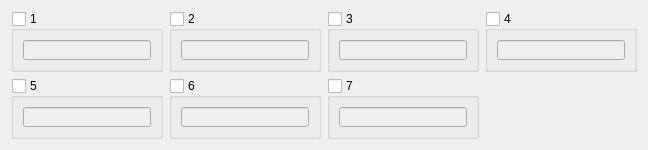
<?xml version="1.0" encoding="UTF-8"?>
<ui version="4.0">
 <class>UIObj</class>
 <widget class="QWidget" name="UIObj">
  <property name="geometry">
   <rect>
    <x>0</x>
    <y>0</y>
    <width>648</width>
    <height>130</height>
   </rect>
  </property>
  <property name="windowTitle">
   <string>Hub</string>
  </property>
  <layout class="QGridLayout" name="widget_lyt">
   <item row="0" column="1">
    <widget class="QGroupBox" name="port_2">
     <property name="title">
      <string>2</string>
     </property>
     <property name="checkable">
      <bool>true</bool>
     </property>
     <property name="checked">
      <bool>false</bool>
     </property>
     <layout class="QGridLayout" name="port_2_lyt">
      <item row="0" column="0">
       <widget class="QLineEdit" name="port_2_name">
        <property name="minimumSize">
         <size>
          <width>0</width>
          <height>20</height>
         </size>
        </property>
        <property name="maximumSize">
         <size>
          <width>16777215</width>
          <height>20</height>
         </size>
        </property>
       </widget>
      </item>
     </layout>
    </widget>
   </item>
   <item row="0" column="2">
    <widget class="QGroupBox" name="port_3">
     <property name="title">
      <string>3</string>
     </property>
     <property name="checkable">
      <bool>true</bool>
     </property>
     <property name="checked">
      <bool>false</bool>
     </property>
     <layout class="QGridLayout" name="port_3_lyt">
      <item row="0" column="0">
       <widget class="QLineEdit" name="port_3_name">
        <property name="minimumSize">
         <size>
          <width>0</width>
          <height>20</height>
         </size>
        </property>
        <property name="maximumSize">
         <size>
          <width>16777215</width>
          <height>20</height>
         </size>
        </property>
       </widget>
      </item>
     </layout>
    </widget>
   </item>
   <item row="0" column="0">
    <widget class="QGroupBox" name="port_1">
     <property name="title">
      <string>1</string>
     </property>
     <property name="checkable">
      <bool>true</bool>
     </property>
     <property name="checked">
      <bool>false</bool>
     </property>
     <layout class="QGridLayout" name="port_1_lyt">
      <item row="0" column="0">
       <widget class="QLineEdit" name="port_1_name">
        <property name="minimumSize">
         <size>
          <width>0</width>
          <height>20</height>
         </size>
        </property>
        <property name="maximumSize">
         <size>
          <width>16777215</width>
          <height>20</height>
         </size>
        </property>
       </widget>
      </item>
     </layout>
    </widget>
   </item>
   <item row="0" column="3">
    <widget class="QGroupBox" name="port_4">
     <property name="title">
      <string>4</string>
     </property>
     <property name="checkable">
      <bool>true</bool>
     </property>
     <property name="checked">
      <bool>false</bool>
     </property>
     <layout class="QGridLayout" name="port_4_lyt">
      <item row="0" column="0">
       <widget class="QLineEdit" name="port_4_name">
        <property name="minimumSize">
         <size>
          <width>0</width>
          <height>20</height>
         </size>
        </property>
        <property name="maximumSize">
         <size>
          <width>16777215</width>
          <height>20</height>
         </size>
        </property>
       </widget>
      </item>
     </layout>
    </widget>
   </item>
   <item row="1" column="2">
    <widget class="QGroupBox" name="port_7">
     <property name="title">
      <string>7</string>
     </property>
     <property name="checkable">
      <bool>true</bool>
     </property>
     <property name="checked">
      <bool>false</bool>
     </property>
     <layout class="QGridLayout" name="port_7_lyt">
      <item row="0" column="0">
       <widget class="QLineEdit" name="port_7_name">
        <property name="minimumSize">
         <size>
          <width>0</width>
          <height>20</height>
         </size>
        </property>
        <property name="maximumSize">
         <size>
          <width>16777215</width>
          <height>20</height>
         </size>
        </property>
       </widget>
      </item>
     </layout>
    </widget>
   </item>
   <item row="1" column="1">
    <widget class="QGroupBox" name="port_6">
     <property name="title">
      <string>6</string>
     </property>
     <property name="checkable">
      <bool>true</bool>
     </property>
     <property name="checked">
      <bool>false</bool>
     </property>
     <layout class="QGridLayout" name="port_6_lyt">
      <item row="0" column="0">
       <widget class="QLineEdit" name="port_6_name">
        <property name="minimumSize">
         <size>
          <width>0</width>
          <height>20</height>
         </size>
        </property>
        <property name="maximumSize">
         <size>
          <width>16777215</width>
          <height>20</height>
         </size>
        </property>
       </widget>
      </item>
     </layout>
    </widget>
   </item>
   <item row="1" column="0">
    <widget class="QGroupBox" name="port_5">
     <property name="title">
      <string>5</string>
     </property>
     <property name="checkable">
      <bool>true</bool>
     </property>
     <property name="checked">
      <bool>false</bool>
     </property>
     <layout class="QGridLayout" name="port_5_lyt">
      <item row="0" column="0">
       <widget class="QLineEdit" name="port_5_name">
        <property name="minimumSize">
         <size>
          <width>0</width>
          <height>20</height>
         </size>
        </property>
        <property name="maximumSize">
         <size>
          <width>16777215</width>
          <height>20</height>
         </size>
        </property>
       </widget>
      </item>
     </layout>
    </widget>
   </item>
  </layout>
 </widget>
 <tabstops>
  <tabstop>port_1</tabstop>
  <tabstop>port_1_name</tabstop>
  <tabstop>port_2</tabstop>
  <tabstop>port_2_name</tabstop>
  <tabstop>port_3</tabstop>
  <tabstop>port_3_name</tabstop>
  <tabstop>port_4</tabstop>
  <tabstop>port_4_name</tabstop>
  <tabstop>port_5</tabstop>
  <tabstop>port_5_name</tabstop>
  <tabstop>port_6</tabstop>
  <tabstop>port_6_name</tabstop>
  <tabstop>port_7</tabstop>
  <tabstop>port_7_name</tabstop>
 </tabstops>
 <resources/>
 <connections/>
</ui>
